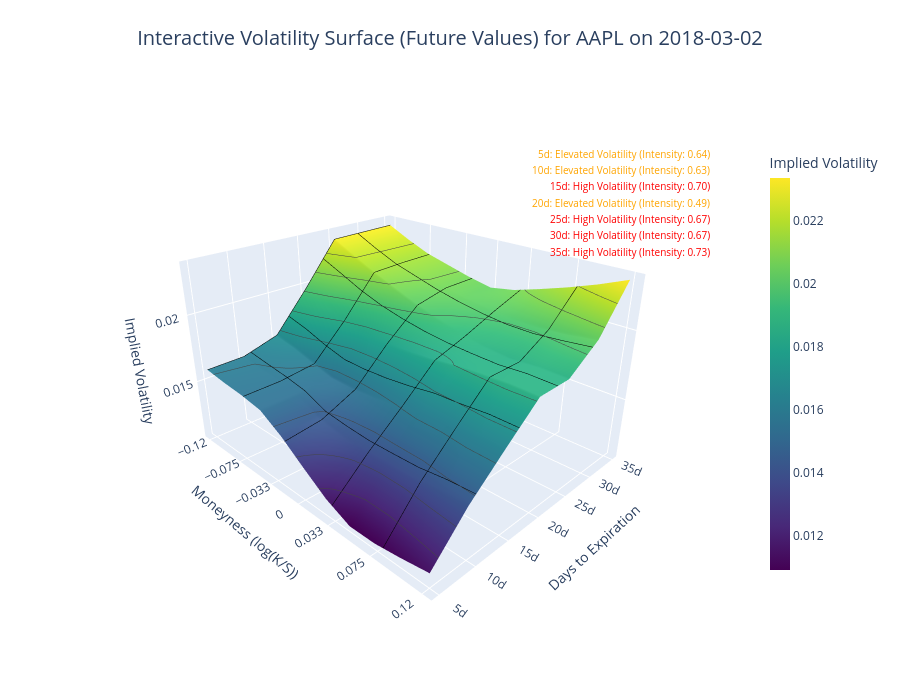

Here is the notebook cell this chart was saved with:
### Code cell
from src.data_modeling import vol_surface_visualization
importlib.reload(vol_surface_visualization)

stock = "AAPL"
date = "2018-03-02"

vol_surface_visualization.visualize_vol_surface(ohlcv, stock, date)
vol_surface_visualization.create_plotly_vol_surface(ohlcv, stock, date)

### Figure 1 — Plotly figure (JSON) as saved in the notebook; plotly's stock layout.template omitted (floating-point values rounded to 4 significant figures)
{"data": [{"colorbar": {"len": 0.8, "thickness": 20, "title": {"text": "Implied Volatility"}}, "colorscale": [[0, "#440154"], [0.1111, "#482878"], [0.2222, "#3e4989"], [0.3333, "#31688e"], [0.4444, "#26828e"], [0.5556, "#1f9e89"], [0.6667, "#35b779"], [0.7778, "#6ece58"], [0.8889, "#b5de2b"], [1, "#fde725"]], "contours": {"x": {"color": "black", "end": 0.12, "show": true, "size": 0.05, "start": -0.12}, "y": {"color": "black", "end": 35, "show": true, "size": 6, "start": 5}, "z": {"end": 0.02334, "show": true, "size": 0.001244, "start": 0.0109}}, "hovertemplate": "<b>Moneyness</b>: %{x:.3f}<br><b>Days to Expiration</b>: %{y}<br><b>Volatility</b>: %{z:.4f}<extra></extra>", "type": "surface", "x": [-0.12, -0.096, -0.072, -0.048, -0.024, 0.0, 0.024, 0.048, 0.072, 0.096, 0.12], "y": [5, 10, 15, 20, 25, 30, 35], "z": [[0.01596, 0.01572, 0.01556, 0.01527, 0.01426, 0.01296, 0.01172, 0.0109, 0.01092, 0.01119, 0.01153], [0.01602, 0.01579, 0.01562, 0.01534, 0.01444, 0.01411, 0.01387, 0.01382, 0.01387, 0.01412, 0.01425], [0.01682, 0.01648, 0.01597, 0.01552, 0.01551, 0.01564, 0.01588, 0.01618, 0.01622, 0.01641, 0.01643], [0.01981, 0.01921, 0.01848, 0.01803, 0.01794, 0.01796, 0.0181, 0.01836, 0.0185, 0.01859, 0.01855], [0.02303, 0.02221, 0.02143, 0.02073, 0.02007, 0.01951, 0.01906, 0.0187, 0.0185, 0.01865, 0.0186], [0.02307, 0.02225, 0.02154, 0.02106, 0.0206, 0.02022, 0.01995, 0.01978, 0.0198, 0.01996, 0.02024], [0.02312, 0.0223, 0.02158, 0.02111, 0.02064, 0.02027, 0.0206, 0.02119, 0.02182, 0.02253, 0.02334]]}], "layout": {"annotations": [{"font": {"color": "orange", "size": 10}, "showarrow": false, "text": "5d: Elevated Volatility (Intensity: 0.64)", "x": 0.95, "xref": "paper", "y": 0.9, "yref": "paper"}, {"font": {"color": "orange", "size": 10}, "showarrow": false, "text": "10d: Elevated Volatility (Intensity: 0.63)", "x": 0.95, "xref": "paper", "y": 0.87, "yref": "paper"}, {"font": {"color": "red", "size": 10}, "showarrow": false, "text": "15d: High Volatility (Intensity: 0.70)", "x": 0.95, "xref": "paper", "y": 0.84, "yref": "paper"}, {"font": {"color": "orange", "size": 10}, "showarrow": false, "text": "20d: Elevated Volatility (Intensity: 0.49)", "x": 0.95, "xref": "paper", "y": 0.81, "yref": "paper"}, {"font": {"color": "red", "size": 10}, "showarrow": false, "text": "25d: High Volatility (Intensity: 0.67)", "x": 0.95, "xref": "paper", "y": 0.78, "yref": "paper"}, {"font": {"color": "red", "size": 10}, "showarrow": false, "text": "30d: High Volatility (Intensity: 0.67)", "x": 0.95, "xref": "paper", "y": 0.75, "yref": "paper"}, {"font": {"color": "red", "size": 10}, "showarrow": false, "text": "35d: High Volatility (Intensity: 0.73)", "x": 0.95, "xref": "paper", "y": 0.72, "yref": "paper"}], "height": 700, "margin": {"b": 65, "l": 65, "r": 50, "t": 90}, "paper_bgcolor": "white", "plot_bgcolor": "white", "scene": {"aspectratio": {"x": 1.2, "y": 1, "z": 0.7}, "camera": {"eye": {"x": 1.5, "y": -1.5, "z": 1}}, "xaxis": {"tickmode": "array", "tickvals": [-0.12, -0.075, -0.033, 0, 0.033, 0.075, 0.12], "title": {"text": "Moneyness (log(K/S))"}}, "yaxis": {"tickmode": "array", "ticktext": ["5d", "10d", "15d", "20d", "25d", "30d", "35d"], "tickvals": [5, 10, 15, 20, 25, 30, 35], "title": {"text": "Days to Expiration"}}, "zaxis": {"title": {"text": "Implied Volatility"}}}, "title": {"font": {"size": 20}, "text": "Interactive Volatility Surface (Future Values) for AAPL on 2018-03-02", "x": 0.5, "xanchor": "center"}, "width": 900}}
